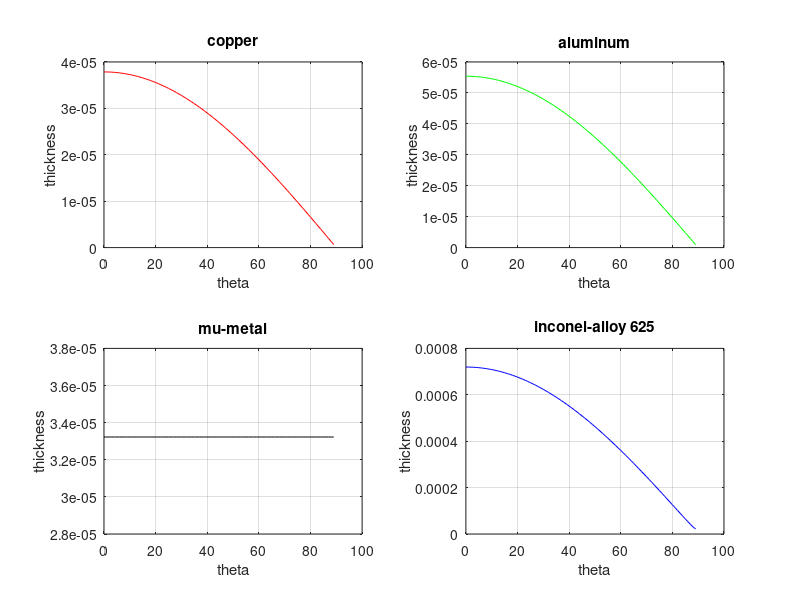

This chart was generated by the following MATLAB code:
clc
clear
u = 1.256637e-6;%permeability of free space
ettaSpace = 376.7;% etta is characterictic impedance 
f = 10e6;% frequency
thetaI = 0:1:89; %theta incident varies between 0 and 90
%Copper 
uRCopp = 1; 
sigCopp = 5.85*1e7; %sig is conductivity 
thetaTCopp = asind(sind(thetaI)/(uRCopp)^0.5); % theta transmitted is got using Snell's law
ettaCopp = abs((1 + j)*(((2*pi*f*u*uRCopp)/(2*sigCopp))^0.5));
TransCopp = abs((2*ettaCopp*cosd(thetaI))/(ettaSpace*cosd(thetaI)+ettaCopp*cosd(thetaTCopp))); %transmission coefficient for copper
attenCopp = (pi*f*u*uRCopp*sigCopp)^0.5; %attenuation for copper
thickCopp = ((log(1e-6/TransCopp))/(-attenCopp))*cosd(thetaTCopp); %thickness for copper
%aluminum
sigAl = 3.538*1e7;
uRAl = 1;
thetaTAl = asind(sind(thetaI)/(uRAl)^0.5);
ettaAl = abs((1 + j)*(((2*pi*f*u*uRAl)/(2*sigAl))^0.5));
TransAl = abs((2*ettaAl*cosd(thetaI))/(ettaSpace*cosd(thetaI)+ettaAl*cosd(thetaTAl)))
attenAl = (pi*f*u*uRAl*sigAl)^0.5;
thickAl = ((log(1e-6/TransAl))/(-attenAl))*cosd(thetaTAl);
%mu metal 
sigMu = 2.0833*1e4;
uRMu = 1.5e5;
thetaTMu = asind(sind(thetaI)/(uRMu)^0.5);
ettaMu = abs((1 + j)*(((2*pi*f*u*uRMu)/(2*sigMu))^0.5));
TransMu = abs((2*ettaMu*cosd(thetaI))/(ettaSpace*cosd(thetaI)+ettaMu*cosd(thetaTMu)));
attenMu = (pi*f*u*uRMu*sigMu)^0.5;
thickMu = ((log(1e-6/TransMu))/(-attenMu))*cosd(thetaTMu);
%inconel-alloy 625
sigInc = 77.5*1e4;
uRInc = 1.0006;
thetaTinc = asind(sind(thetaI)/(uRInc)^0.5);
ettaInc = abs((1 + j)*(((2*pi*f*u*uRInc)/(2*sigInc))^0.5));
TransInc = abs((2*ettaInc*cosd(thetaI))/(ettaSpace*cosd(thetaI)+ettaInc*cosd(thetaTinc)));
attenInc = (pi*f*u*uRInc*sigInc)^0.5;
thickInc = ((log(1e-6/TransInc))/(-attenInc))*cosd(thetaTinc);

thickvec = [thetaI ;thickCopp ; thickAl ;thickMu; thickInc];%results vector
thickvec = transpose(thickvec);
figure
subplot(2,2,1),plot(thetaI,thickCopp ,'r');
xlabel('theta')
ylabel('thickness')
title('copper')
grid
subplot(2,2,2),plot(thetaI,thickAl ,'g');
grid
xlabel('theta')
ylabel('thickness')
title('aluminum')
subplot(2,2,3),plot(thetaI,thickMu ,'black');
grid
xlabel('theta')
ylabel('thickness')
title('mu-metal')
subplot(2,2,4),plot(thetaI,thickInc ,'b');
grid
xlabel('theta')
ylabel('thickness')
title('inconel-alloy 625')
%exporting
csvwrite('resultsparallel.csv',thickvec);